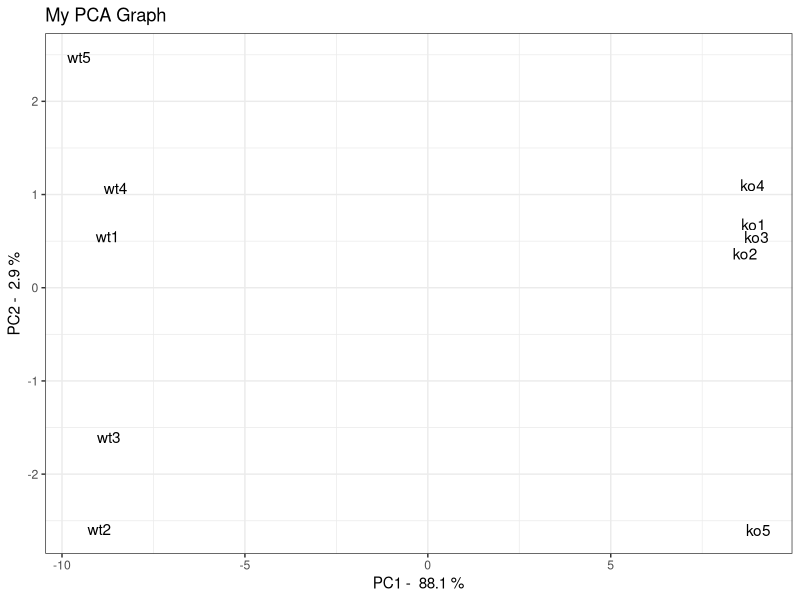
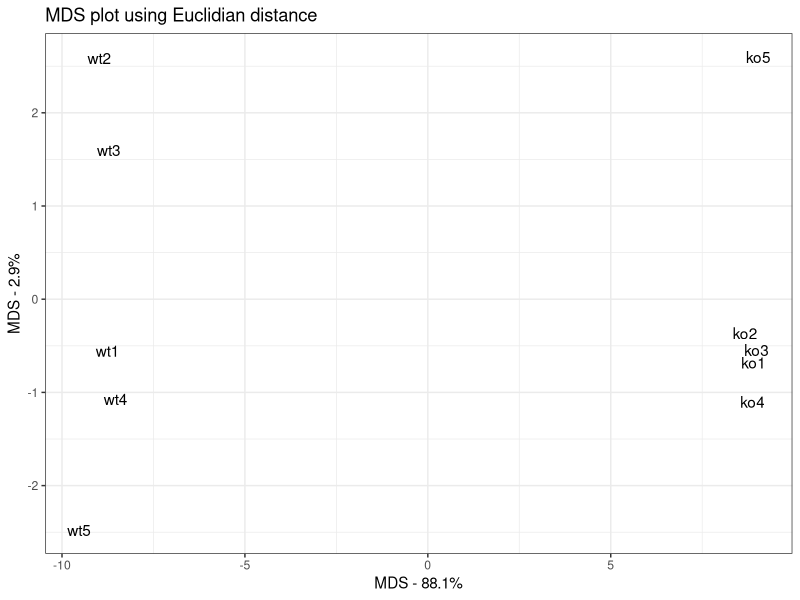
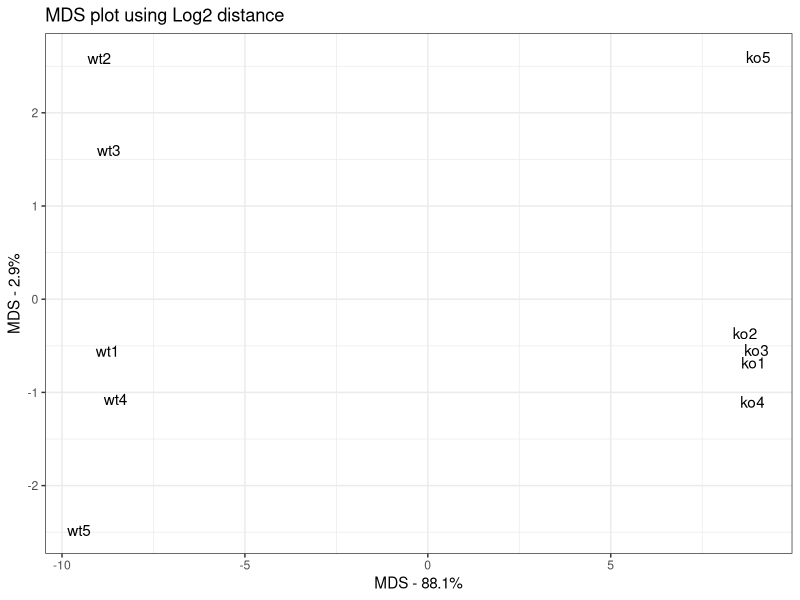

R code for these plots, in order:
rm(list = ls())

data.matrix <- matrix(nrow=100, ncol=10)
colnames(data.matrix) <- c(
    paste("wt", 1:5, sep=""),
    paste("ko", 1:5, sep=""))
rownames(data.matrix) <- paste("gene", 1:100, sep="")
for (i in 1:100) {
    wt.values <- rpois(5, lambda=sample(x=10:1000, size=1))
    ko.values <- rpois(5, lambda=sample(x=10:1000, size=1))
    
    data.matrix[i,] <- c(wt.values, ko.values)
}
head(data.matrix)
dim(data.matrix)

pca <- prcomp(t(data.matrix), scale=TRUE) 

pca.var <- pca$sdev^2
pca.var.per <- round(pca.var/sum(pca.var)*100, 1)

summary(pca)

library(ggplot2)

pca.data <- data.frame(Sample=rownames(pca$x),
                       X=pca$x[,1],
                       Y=pca$x[,2])

pca.data

ggplot(data=pca.data, aes(x=X, y=Y, label=Sample)) +
    geom_text() +
    xlab(paste("PC1 - ", pca.var.per[1], "%")) +
    ylab(paste("PC2 - ", pca.var.per[2], "%")) +
    theme_bw() +
    ggtitle("My PCA Graph")

#Here pc1 accounts for more than 90% of the total variation and pc2 accounts for 2% hence we choose pc1 and pc2

# Now Compare PCA model with PCoA and MDS

distance.matrix = dist(scale(t(data.matrix) ,center = T ,scale = T) , method = "euclidian")
mds.stuff = cmdscale(distance.matrix , eig = T , x.ret = T)
mds.var.per = round(mds.stuff$eig/sum(mds.stuff$eig)*100 , 1)
mds.var.per

mds.values = mds.stuff$points
mds.data = data.frame(Sample = rownames(mds.values) ,
                      X = mds.values[,1],
                      Y = mds.values[,2])

library(ggplot2)

ggplot(data = mds.data ,aes(x = X , y = Y , label = Sample)) +
       geom_text()+
       theme_bw()+
       xlab(paste("MDS - " , mds.var.per[1] , "%" , sep = ""))+
       ylab(paste("MDS - ", mds.var.per[2] , "%" , sep = ""))+
       ggtitle("MDS plot using Euclidian distance")

# When we observe the plot between Euclidian and PCA it is exactly similar

#Hence we are going to use another distance metric ie log()

log2.data.matrix = log2(data.matrix)
log2.distance.matrix = matrix(0,
                              nrow = ncol(log2.data.matrix),
                              ncol = ncol(log2.data.matrix),
                              dimnames=list(colnames(log2.data.matrix),colnames(log2.data.matrix))
                              )
log2.distance.matrix

for(i in 1:ncol(log2.distance.matrix)) {
    for(j in 1:i) {
        log2.distance.matrix[i, j] <-
            mean(abs(log2.data.matrix[,i] - log2.data.matrix[,j]))
    }
}
log2.distance.matrix

log2.stuff = cmdscale(as.dist(log2.data.matrix),
                      eig = T,
                      x.ret = T)

mds.var.per = round(mds.stuff$eig/sum(mds.stuff$eig)*100 , 1)
mds.var.per

mds.values = mds.stuff$points
mds.data = data.frame(Sample =row.names(mds.values),
                      X = mds.values[,1],
                      Y = mds.values[,2])
mds.data


ggplot(data = mds.data ,aes(x = X , y = Y , label = Sample )) +
    geom_text()+
    theme_bw()+
    xlab(paste("MDS - " , mds.var.per[1] , "%" , sep = ""))+
    ylab(paste("MDS - ", mds.var.per[2] , "%" , sep = ""))+
    ggtitle("MDS plot using Log2 distance")


























